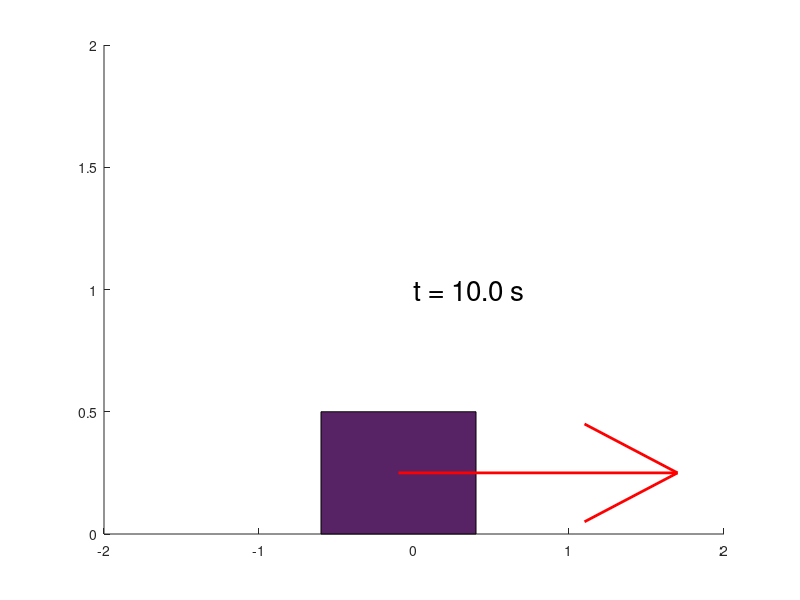

MATLAB code to generate this figure:
clear all % limpia todas las variables
close all % cierra todas las ventanas
clc %limpia pantalla

%parametros fisicos
k=200; %Constante del resorte (N/m)
m = 0.5;
altura = 0.5;
ancho = 1;

%Parametros temporales
ti = 0; %Tiempo inicial
tf = 10; %Tiempo final
N=200; %Numero de pasos temporales
dt = (tf-ti)/N; %Tiempo de paso

%condiciones iniciales
t(1)=ti;
x(1)=0.1;
v(1) = 0;

%fotografia inicial
figure(1)
caja = rectangle("position",[x(1)-ancho/2, 0, ancho, altura]);
set(caja, "facecolor","#572364");
hold on
axis([-2,2,0,2])
fuerza = quiver(x(1), altura/2, -k*x(1)/10, 0);
set(fuerza, "color", "red", "linewidth", 2)
texto = sprintf("t = %.1f s", t(1));
letrero = text(0,1,texto);
set(letrero, "fontsize", 20)

%nucleo del programa
for n= 1:N
  delete(caja)
  delete(fuerza)
  delete(letrero)
  t(n+1)=t(n)+dt;
  F = -k*x(n);
  v(n+1)=v(n)+F/m*dt;
  x(n+1)=x(n)+v(n+1)*dt;
  caja = rectangle("position",[x(n+1)-ancho/2, 0, ancho, altura]);
  set(caja, "facecolor","#572364");
  fuerza = quiver(x(n+1), altura/2, -k*x(n+1)/10, 0);
  set(fuerza, "color", "red", "linewidth", 2)
  texto = sprintf("t = %.1f s", t(n+1));
  letrero = text(0,1,texto);
  set(letrero, "fontsize", 20)
  pause(0.01)
end